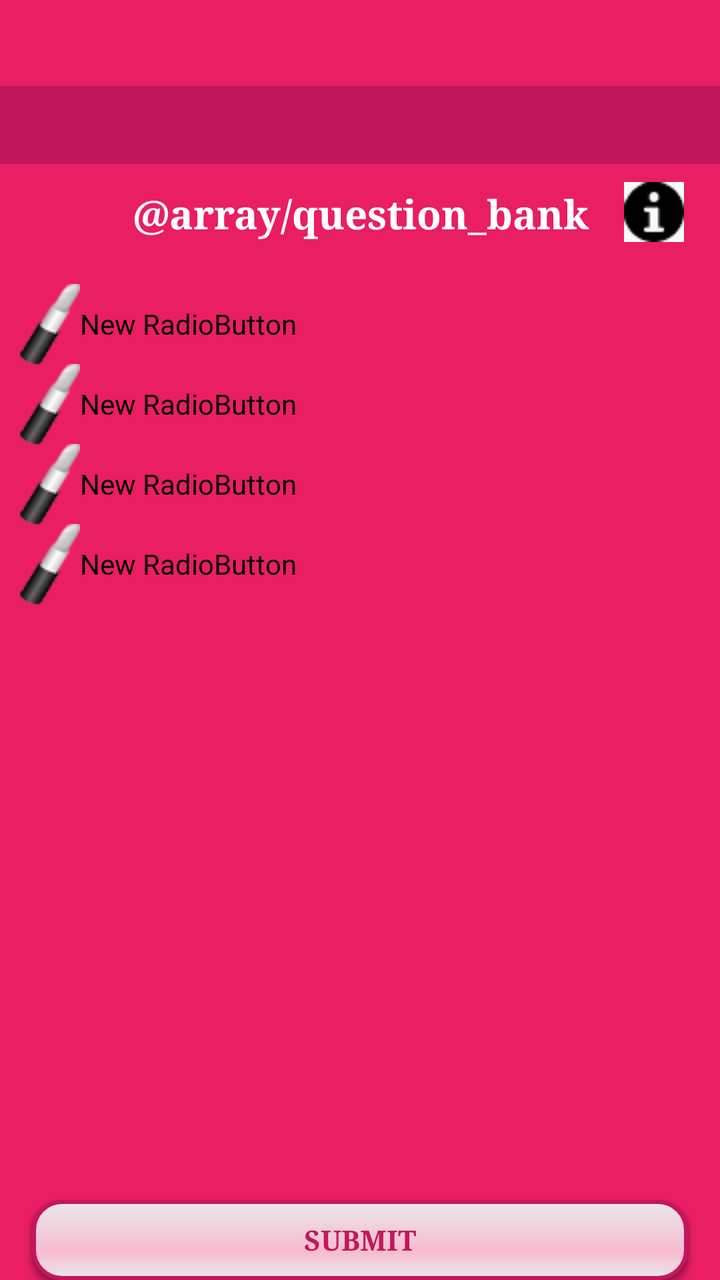
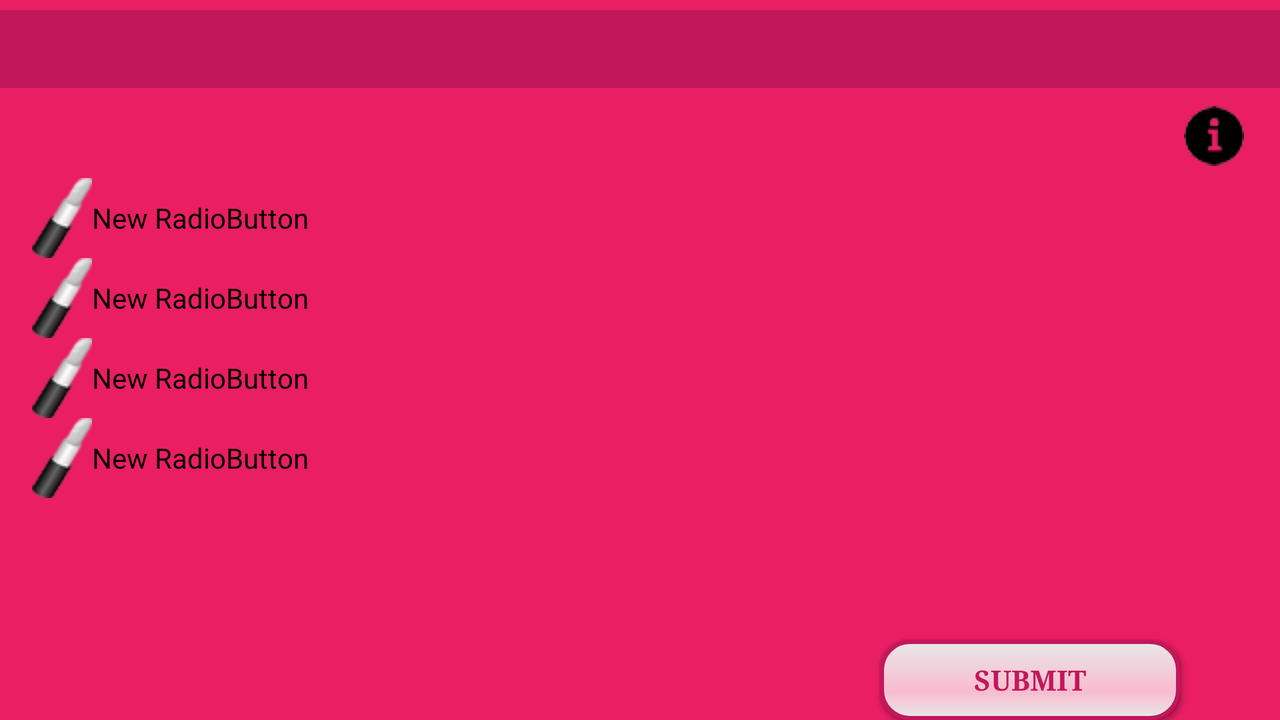

An Android layout and its configuration variant, each rendered on a device that would load it. The default file and the variant file are quoted in full after the pictures.
<!-- AndroidManifest.xml: application theme AppTheme -->
<!-- res/layout/activity_quiz.xml -->
<RelativeLayout xmlns:android="http://schemas.android.com/apk/res/android"
                xmlns:tools="http://schemas.android.com/tools" android:layout_width="match_parent"
                android:layout_height="match_parent"
                android:paddingTop="@dimen/activity_vertical_margin"
                android:paddingBottom="@dimen/activity_vertical_margin" tools:context=".Quiz"
                android:background="#E91E63">

    <TextSwitcher
        android:id="@+id/textSwitcher"
        android:layout_width="match_parent"
        android:layout_height="wrap_content"></TextSwitcher>

    <ImageView
        android:layout_width="match_parent"
        android:layout_height="80dp"/>

    <TextView android:layout_width="fill_parent"
              android:layout_height="50dp"
              android:id="@+id/textView"
              android:text="@array/question_bank"
              android:gravity="center_vertical|center_horizontal"
              android:height="40dp"
              android:elegantTextHeight="false"
              android:editable="false"
              android:typeface="serif"
              android:textStyle="bold"
              android:textSize="20dp"
              android:layout_alignParentTop="true"
              android:layout_alignParentLeft="true"
              android:layout_marginTop="82dp"
              android:textColor="#FFFFFF"/>

    <Button
        style="?android:attr/buttonStyleSmall"
        android:layout_width="fill_parent"
        android:layout_height="40dp"
        android:background="@drawable/button_shape"
        android:text="Next"
        android:textColor="#C2185B"
        android:id="@+id/nextButton"
        android:layout_alignRight="@+id/textView"
        android:layout_alignBottom="@+id/answers"
        android:textStyle="bold"
        android:typeface="serif"
        android:layout_marginLeft="16dp"
        android:layout_marginRight="16dp"/>

    <Button
        style="?android:attr/buttonStyleSmall"
        android:layout_width="fill_parent"
        android:layout_height="40dp"
        android:background="@drawable/button_shape"
        android:text="Submit"
        android:textColor="#C2185B"
        android:id="@+id/submitButton"
        android:textStyle="bold"
        android:typeface="serif"
        android:layout_marginLeft="16dp"
        android:layout_marginRight="16dp"

        android:layout_alignBottom="@+id/nextButton"/>


    <Button
        style="?android:attr/buttonStyleSmall"
        android:layout_width="wrap_content"
        android:layout_height="wrap_content"
        android:id="@+id/hintButton"
        android:drawableLeft="@drawable/hint"
        android:drawablePadding="2dp"
        android:background="@android:color/transparent"
        android:layout_alignTop="@+id/textView"
        android:layout_alignParentEnd="true"/>

    <RadioGroup
        android:layout_width="match_parent"
        android:layout_height="match_parent"
        android:id="@+id/answers"
        android:padding="10dp"
        android:layout_below="@+id/textView"

        android:layout_alignParentStart="true">

        <RadioButton
            android:layout_width="wrap_content"
            android:layout_height="wrap_content"
            android:text="New RadioButton"
            android:id="@+id/radioButton1"
            android:button="@drawable/radio_button"/>

        <RadioButton
            android:layout_width="wrap_content"
            android:layout_height="wrap_content"
            android:text="New RadioButton"
            android:id="@+id/radioButton2"
            android:button="@drawable/radio_button"/>

        <RadioButton
            android:layout_width="wrap_content"
            android:layout_height="wrap_content"
            android:text="New RadioButton"
            android:id="@+id/radioButton3"
            android:button="@drawable/radio_button"/>

        <RadioButton
            android:layout_width="wrap_content"
            android:layout_height="wrap_content"
            android:text="New RadioButton"
            android:id="@+id/radioButton4"
            android:button="@drawable/radio_button"/>
    </RadioGroup>

    <TextView
        android:layout_width="match_parent"
        android:layout_height="wrap_content"
        android:id="@+id/questionCountTextView"
        android:layout_above="@+id/hintButton"
        android:layout_centerHorizontal="true"
        android:background="#C2185B"
        android:textStyle="bold"
        android:gravity="right"
        android:paddingRight="35dp"
        android:paddingTop="10dp"
        android:paddingBottom="10dp"
        android:shadowRadius="5"
        />

</RelativeLayout>
<!-- resources referenced by this layout -->
<resources>
  <!-- drawable button_shape (drawable) -->
  <?xml version="1.0" encoding="utf-8"?>
  <shape xmlns:android="http://schemas.android.com/apk/res/android" android:shape="rectangle" >
      <corners
          android:radius="14dp"
          />
      <gradient
          android:angle="90"
          android:centerX="35%"
          android:centerColor="#F8BBD0"
          android:startColor="#E8E8E8"
          android:endColor="#E8E8E8"
          android:type="linear"
          />
      <padding
          android:left="0dp"
          android:top="0dp"
          android:right="0dp"
          android:bottom="0dp"
          />
      <size
          android:width="211dp"
          android:height="73dp"
          />
      <stroke
          android:width="2dp"
          android:color="#C2185B"
          />
  </shape>
  <!-- drawable hint: png bitmap (drawable, 860 bytes) -->
  <!-- drawable radio_button (drawable) -->
  <?xml version="1.0" encoding="utf-8"?>
  <selector xmlns:android="http://schemas.android.com/apk/res/android">
  
      <item android:state_checked="true" android:drawable="@drawable/lipstick_color_30x40" />
      <item android:state_checked="false" android:drawable="@drawable/lipstick_greyscale_30x40" />
  
  </selector>
  <style name="AppTheme" parent="Theme.AppCompat.Light.DarkActionBar">
  
      </style>
  <!-- drawable lipstick_color_30x40: png bitmap (drawable, 1862 bytes) -->
  <!-- drawable lipstick_greyscale_30x40: png bitmap (drawable, 1502 bytes) -->
</resources>
<!-- res/layout-land/activity_quiz.xml (the repository's variant of the layout above) -->
<!-- drawn on the phone turned sideways -->
<RelativeLayout xmlns:android="http://schemas.android.com/apk/res/android"
                xmlns:tools="http://schemas.android.com/tools" android:layout_width="match_parent"
                android:layout_height="match_parent"
                android:paddingTop="5dp"
                android:paddingBottom="@dimen/activity_vertical_margin" tools:context=".Quiz"
                android:background="#E91E63">

    <TextView android:layout_width="fill_parent"
              android:layout_height="45dp"
              android:id="@+id/textView"

              android:gravity="center_vertical|center_horizontal"
              android:height="40dp"
              android:elegantTextHeight="false"
              android:editable="false"
              android:typeface="serif"
              android:textStyle="bold"
              android:textSize="20dp"
              android:textColor="#FFFFFF"
              android:layout_below="@+id/questionCountTextView"
              android:layout_alignParentStart="true"/>

    <Button
        style="?android:attr/buttonStyleSmall"
        android:layout_width="150dp"
        android:layout_height="40dp"
        android:background="@drawable/button_shape"
        android:text="Next"
        android:textColor="#C2185B"
        android:id="@+id/nextButton"
        android:layout_alignBottom="@+id/answers"
        android:textStyle="bold"
        android:typeface="serif"
        android:layout_alignParentRight="true"
        android:layout_centerHorizontal="true"
        android:layout_marginRight="50dp"/>

    <Button
        style="?android:attr/buttonStyleSmall"
        android:layout_width="150dp"
        android:layout_height="40dp"
        android:background="@drawable/button_shape"
        android:text="Submit"
        android:textColor="#C2185B"
        android:id="@+id/submitButton"
        android:textStyle="bold"
        android:typeface="serif"
        android:layout_marginLeft="50dp"
        android:layout_marginRight="50dp"
        android:layout_alignBottom="@+id/nextButton"
        android:layout_alignParentRight="true"
        android:layout_alignParentBottom="false"
        android:layout_centerHorizontal="true"/>


    <Button
        style="?android:attr/buttonStyleSmall"
        android:layout_width="wrap_content"
        android:layout_height="wrap_content"
        android:id="@+id/hintButton"
        android:drawableLeft="@drawable/i_icon"
        android:drawablePadding="2dp"
        android:background="@android:color/transparent"
        android:layout_alignTop="@+id/textView"
        android:layout_alignParentEnd="true"/>

    <RadioGroup
        android:layout_width="match_parent"
        android:layout_height="match_parent"
        android:id="@+id/answers"

        android:paddingLeft="16dp"
        android:layout_below="@+id/textView"
        android:layout_alignParentStart="true">

        <RadioButton
            android:layout_width="wrap_content"
            android:layout_height="wrap_content"
            android:text="New RadioButton"
            android:id="@+id/radioButton1"
            android:button="@drawable/radio_button"/>

        <RadioButton
            android:layout_width="wrap_content"
            android:layout_height="wrap_content"
            android:text="New RadioButton"
            android:id="@+id/radioButton2"
            android:button="@drawable/radio_button"/>

        <RadioButton
            android:layout_width="wrap_content"
            android:layout_height="wrap_content"
            android:text="New RadioButton"
            android:id="@+id/radioButton3"
            android:button="@drawable/radio_button"/>

        <RadioButton
            android:layout_width="wrap_content"
            android:layout_height="wrap_content"
            android:text="New RadioButton"
            android:id="@+id/radioButton4"
            android:button="@drawable/radio_button"/>
    </RadioGroup>

    <TextView
        android:layout_width="match_parent"
        android:layout_height="wrap_content"
        android:id="@+id/questionCountTextView"
        android:background="#C2185B"
        android:textStyle="bold"
        android:gravity="right"
        android:paddingRight="35dp"
        android:paddingTop="10dp"
        android:paddingBottom="10dp"
        android:shadowRadius="5"
        android:layout_alignParentStart="true"/>

</RelativeLayout>
<!-- resources referenced by the variant -->
<!-- as the phone turned sideways resolves them -->
<resources>
  <!-- drawable button_shape (drawable) -->
  <?xml version="1.0" encoding="utf-8"?>
  <shape xmlns:android="http://schemas.android.com/apk/res/android" android:shape="rectangle" >
      <corners
          android:radius="14dp"
          />
      <gradient
          android:angle="90"
          android:centerX="35%"
          android:centerColor="#F8BBD0"
          android:startColor="#E8E8E8"
          android:endColor="#E8E8E8"
          android:type="linear"
          />
      <padding
          android:left="0dp"
          android:top="0dp"
          android:right="0dp"
          android:bottom="0dp"
          />
      <size
          android:width="211dp"
          android:height="73dp"
          />
      <stroke
          android:width="2dp"
          android:color="#C2185B"
          />
  </shape>
  <!-- drawable i_icon: png bitmap (drawable, 16339 bytes) -->
  <!-- drawable radio_button (drawable) -->
  <?xml version="1.0" encoding="utf-8"?>
  <selector xmlns:android="http://schemas.android.com/apk/res/android">
  
      <item android:state_checked="true" android:drawable="@drawable/lipstick_color_30x40" />
      <item android:state_checked="false" android:drawable="@drawable/lipstick_greyscale_30x40" />
  
  </selector>
  <style name="AppTheme" parent="Theme.AppCompat.Light.DarkActionBar">
  
      </style>
  <!-- drawable lipstick_color_30x40: png bitmap (drawable, 1862 bytes) -->
  <!-- drawable lipstick_greyscale_30x40: png bitmap (drawable, 1502 bytes) -->
</resources>
